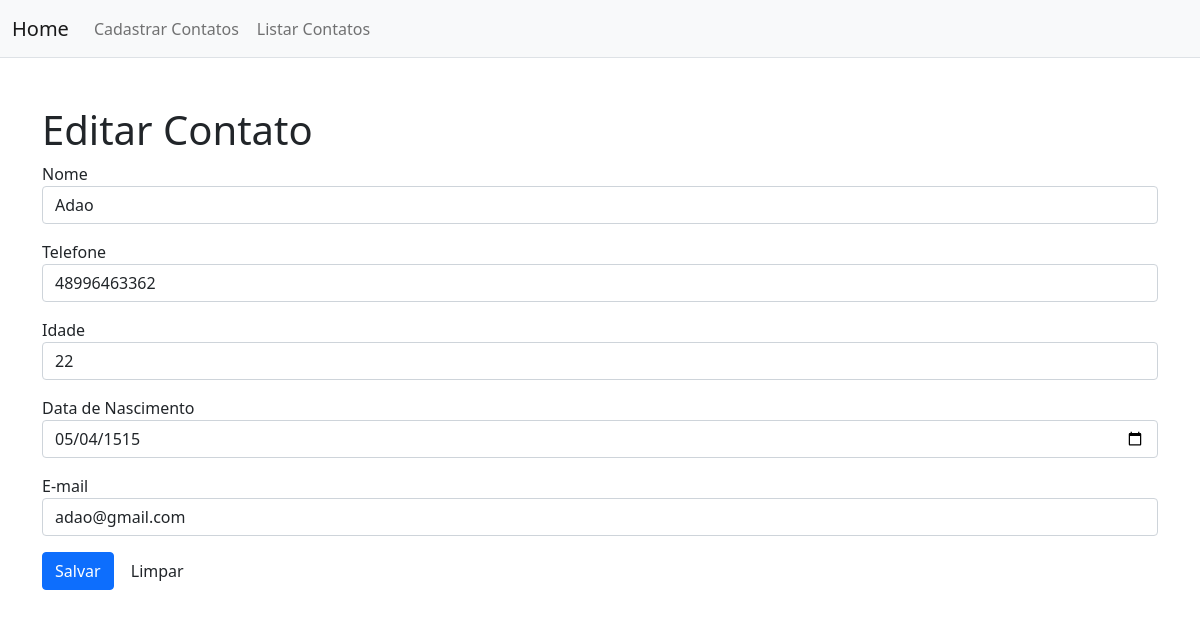
The page /?page=editar&id=10 on the database as committed earlier.
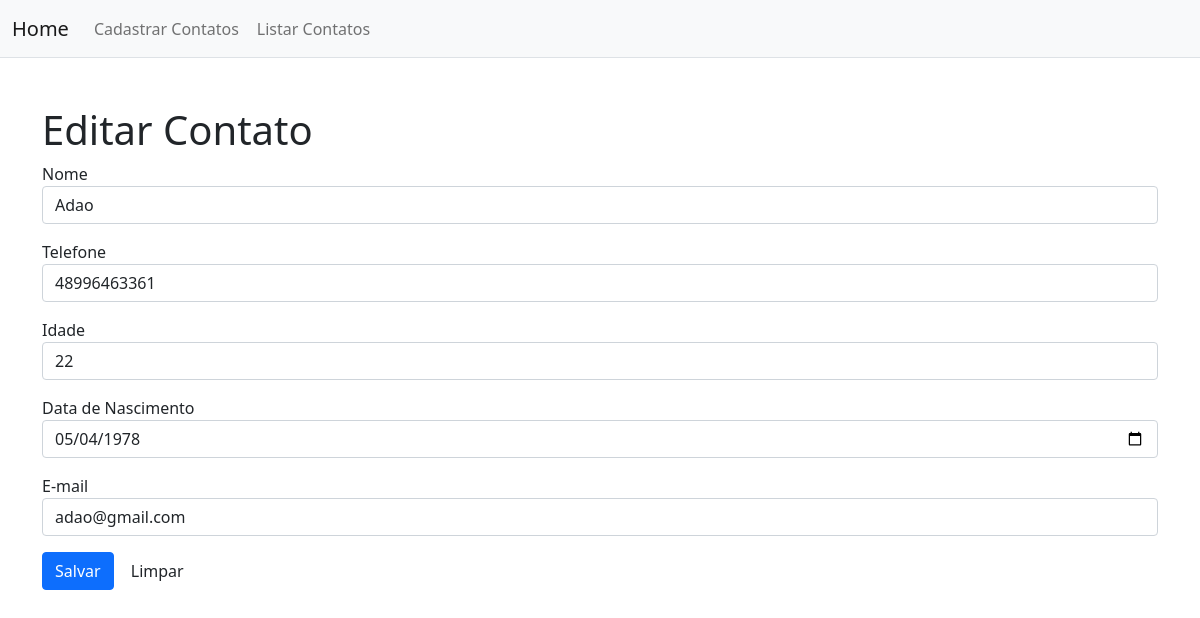
The same page on the database as committed later.
### tables this page shows
CREATE TABLE `contato` (
  `id` int(10) UNSIGNED NOT NULL,
  `nome` varchar(250) NOT NULL,
  `telefone` varchar(250) NOT NULL,
  `idade` int(11) NOT NULL,
  `datanasc` date NOT NULL,
  `email` varchar(250) NOT NULL
);

### editar.php (the view, shortened to what this page needs)
<h1>Editar Contato</h1>
<?php
$sql = "SELECT * FROM contato WHERE id=" . $_REQUEST["id"];
$res = $conexao->query($sql);
$row = $res->fetch_object();
?>
<form action="?page=salvar" method="POST">
    <div class="mb-3">
        <label>Nome</label>
        <input type="text" name="nome" value="<?php print $row->nome; ?>" class="form-control" required>
    </div>
    <div class="mb-3">
        <label>Telefone</label>
        <input type="tel" name="telefone" pattern="[0-9]{11}" value="<?php print $row->telefone; ?>" class="form-control" required>
    </div>
    <div class="mb-3">
        <label>Idade</label>
        <input type="text" name="idade" value="<?php print $row->idade; ?>" class="form-control" required>
    </div>
    <div class="mb-3">
        <label>Data de Nascimento</label>
        <input type="date" name="datanasc" value="<?php print $row->datanasc; ?>" class="form-control" max="2022-10-20" required>
    </div>
    <div class="mb-3">
        <label>E-mail</label>
        <input type="email" name="email" value="<?php print $row->email; ?>" class="form-control" required>
    </div>
    <div class="mb-3">
        <button type="submit" class="btn btn-primary">Salvar</button>
        <button type="reset" class="btn">Limpar</button>
    </div>
</form>

Rows that differ between the two databases and show on the page:
changed contato "Adao": telefone "48996463362" → "48996463361"; datanasc "05/04/1515" → "05/04/1978"
